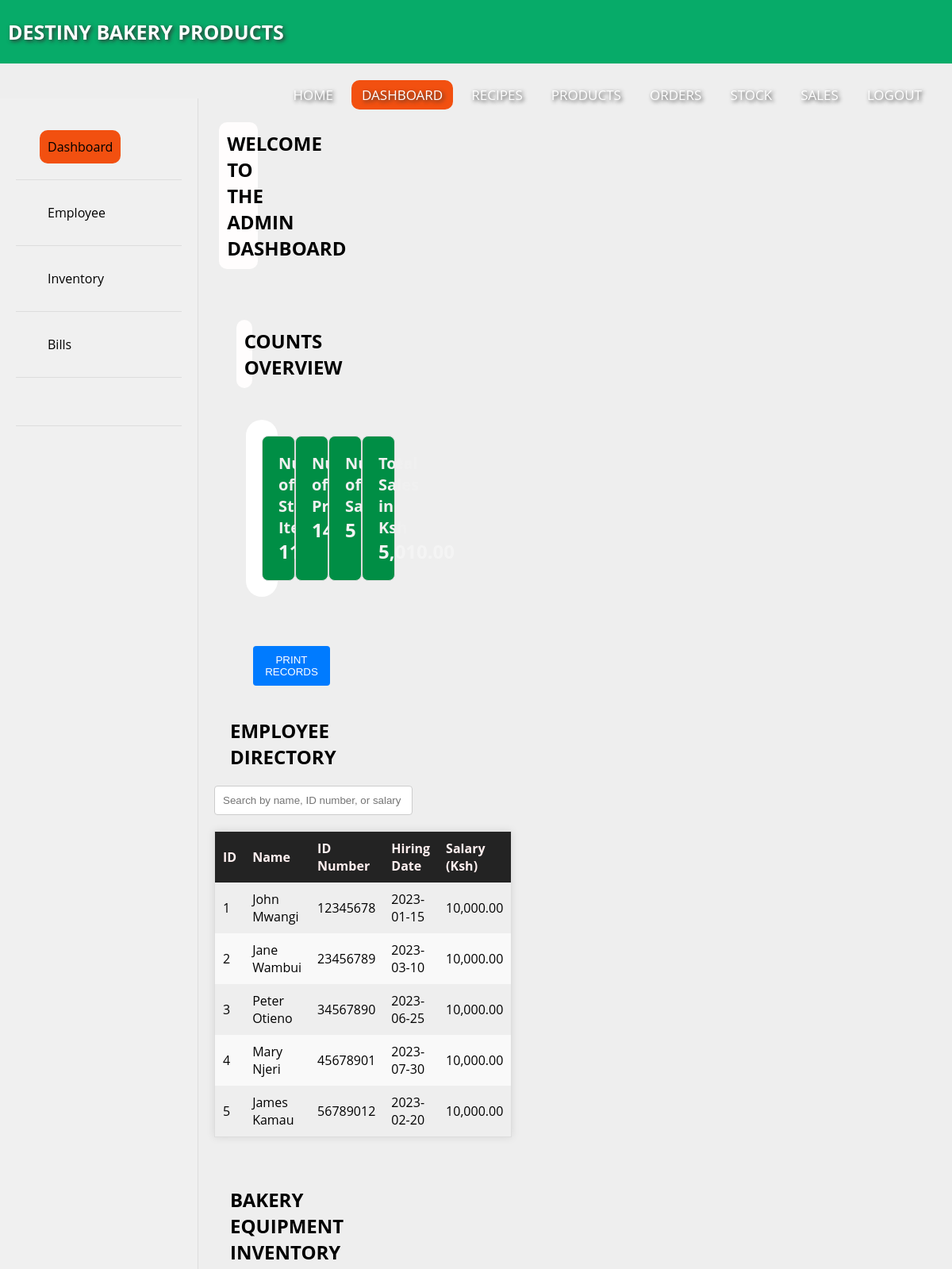
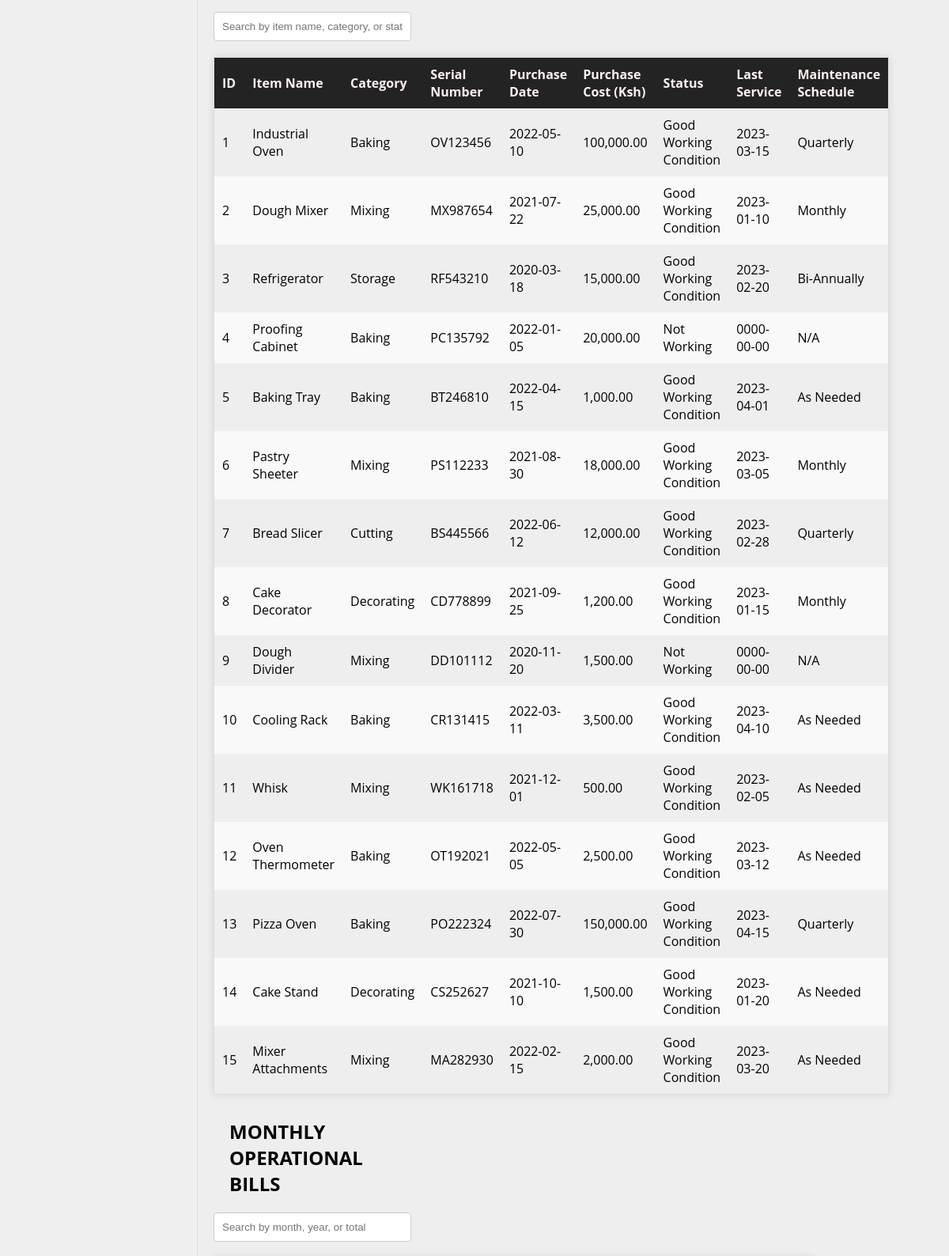
Screenshot of /admin_dashboard.php (signed in, upper part) with the database file from the repository (2 pictures, top to bottom).
### tables this page shows
CREATE TABLE `employees` (
  `id` int(11) NOT NULL,
  `name` varchar(100) NOT NULL,
  `id_number` varchar(50) NOT NULL,
  `hiring_date` date NOT NULL,
  `salary` decimal(10,2) NOT NULL
);

CREATE TABLE `bakery_equipment_inventory` (
  `id` int(11) NOT NULL,
  `item_name` varchar(255) NOT NULL,
  `category` varchar(100) NOT NULL,
  `serial_no` varchar(100) DEFAULT NULL,
  `purchase_date` date NOT NULL,
  `status` enum('Good Working Condition','Not Working') NOT NULL,
  `last_service` date DEFAULT NULL,
  `maintenance_schedule` varchar(255) DEFAULT NULL,
  `purchase_cost` decimal(10,2) DEFAULT NULL
);

### admin_dashboard.php (the view, shortened to what this page needs)
<?php
@include 'config.php';
function getCount($table) {
    global $conn;
    $query = "SELECT COUNT(*) as count FROM $table";
    $result = mysqli_query($conn, $query);
    $row = mysqli_fetch_assoc($result);
    return $row['count'];
}
$stockCount = getCount('stock');
$productCount = getCount('bakery_products');
$salesCount = getCount('sales');
$total_sales_stmt = mysqli_query($conn, "SELECT SUM(total_sale) AS total_sales FROM sales");
$total_sales_row = mysqli_fetch_assoc($total_sales_stmt);
$total_sales_amount = $total_sales_row['total_sales'] ? $total_sales_row['total_sales'] : 0;
$sql = "SELECT id, name, id_number, hiring_date, salary FROM employees";
$result = mysqli_query($conn, $sql);
$sqlEquipment = "SELECT * FROM bakery_equipment_inventory";
$resultEquipment = mysqli_query($conn, $sqlEquipment);
?>
<!DOCTYPE html>
<html lang="en">
<head>
    <link rel="stylesheet" href="style.css">
</head>
<body>
    <nav>
        <label class="logo">DESTINY BAKERY PRODUCTS</label>
        <ul>
            <li><a href="index.html">Home</a></li>
            <li><a class="active" href="admin_dashboard.php">DASHBOARD</a></li>
            <li><a href="recipes.php">RECIPES</a></li>
            <li><a href="products.php">PRODUCTS</a></li>
            <li><a href="orders.php">ORDERS</a></li>
            <li><a href="stock.php">STOCK</a></li>
            <li><a href="sales.php">SALES</a></li>
            <li><a href="logout.php">LOGOUT</a></li>
        </ul>
    </nav>
    <br>
    <br>
    <div class="dashboard">
        <div class="sidebar">
            <ul>
                <li><a class="active" href="admin_dashboard.php">Dashboard</a></li>
                <li><a href="#employee">Employee</a></li>
                <li><a href="#equipment">Inventory</a></li>
                <li><a href="#operational-bills">Bills</a>
                <li>
            </ul>
        </div>
        <div class="main-content">
            <h2 class="wlc">WELCOME TO THE ADMIN DASHBOARD
                <br>
            </h2>
            <br><br>
            <h2 class="counts">Counts Overview</h2>
            <div class="dashboard-stats">
                <div class="stat-item">
                    <h3>Number of Stock Items</h3>
                    <p><?php echo $stockCount; ?></p>
                </div>
                <div class="stat-item">
                    <h3>Number of Products</h3>
                    <p><?php echo $productCount; ?></p>
                </div>
                <div class="stat-item">
                    <h3>Number of Sales</h3>
                    <p><?php echo $salesCount; ?></p>
                </div>
                <div class="stat-item">
                    <h3>Total Sales in Ksh</h3>
                    <p><?php echo number_format($total_sales_amount, 2); ?></p>
                </div>
            </div>
            <br>
            <div class="rpt">
                <button class="print-btn" onclick="printrecords()">Print Records</button>
            </div>
            <section id="employee">
                <h2 class="h2title">Employee Directory</h2>
                <div class="search-container">
                    <input type="text" id="employeeSearch" placeholder="Search by name, ID number, or salary"
                        onkeyup="searchEmployees()">
                </div>
                <table id="employeeTable">
                    <thead>
                        <tr>
                            <th>ID</th>
                            <th>Name</th>
                            <th>ID Number</th>
                            <th>Hiring Date
                            <th>Salary (Ksh)</th>
                        </tr>
                    </thead>
                    <tbody>
                        <?php
            if (mysqli_num_rows($result) > 0) {
                while($row = mysqli_fetch_assoc($result)) {
                    echo "<tr>";
                    echo "<td>" . $row["id"] . "</td>";
                    echo "<td>" . $row["name"] . "</td>";
                    echo "<td>" . $row["id_number"] . "</td>";
                    echo "<td>" . $row["hiring_date"] . "</td>";
                    echo "<td>" . number_format($row["salary"], 2) . "</td>";
                    echo "</tr>";
                }
            } else {
                echo "<tr><td colspan='5'>No employees found.</td></tr>";
            }
            ?>
                    </tbody>
                </table>
            </section>
            <br>
            <section id="equipment">
                <h2 class="h2title">Bakery Equipment Inventory</h2>
                <div class="search-container">
                    <input type="text" id="equipmentSearch" placeholder="Search by item name, category, or status"
                        onkeyup="searchEquipment()">
                </div>
                <table id="equipmentTable">
                    <thead>
                        <tr>
                            <th>ID</th>
                            <th>Item Name</th>
                            <th>Category</th>
                            <th>Serial Number</th>
                            <th>Purchase Date</th>
                            <th>Purchase Cost (Ksh)</th>
                            <th>Status</th>
                            <th>Last Service</th>
                            <th>Maintenance Schedule</th>
                        </tr>
                    </thead>
                    <tbody>
                        <?php
            if (mysqli_num_rows($resultEquipment) > 0) {
                while($row = mysqli_fetch_assoc($resultEquipment)) {
                    echo "<tr>";
                    echo "<td>" . $row["id"] . "</td>";
                    echo "<td>" . $row["item_name"] . "</td>";
                    echo "<td>" . $row["category"] . "</td>";
                    echo "<td>" . $row["serial_no"] . "</td>";
                    echo "<td>" . $row["purchase_date"] . "</td>";                    echo "<td>" . number_format($row["purchase_cost"], 2) . "</td>";
                    echo "<td>" . $row["status"] . "</td>";
                    echo "<td>" . $row["last_service"] . "</td>";
                    echo "<td>" . $row["maintenance_schedule"] . "</td>";
                    echo "</tr>";
                }
            } else {
                echo "<tr><td colspan='9'>No equipment found.</td></tr>";
            }
            ?>
                    </tbody>
                </table>
            </section>
            <section id="operational-bills">
                <h2 class="h2title">Monthly Operational Bills</h2>
                <div class="search-container">
                    <input type="text" id="billsSearch" placeholder="Search by month, year, or total"
                        onkeyup="searchBills()">
                </div>
            </section>
        </div>
    </div>
</body>
</html>

### style.css (style rules this page uses)
* { padding: 0; margin: 0; text-decoration: none; list-style: none; box-sizing: border-box; }
body { overflow-x: hidden; font-family: "Open Sans", sans-serif; background: #eee; }
nav { background: #07ab69; height: 80px; width: 100%; }
label.logo { color: white; font-size: 25px; line-height: 80px; padding: 0 100px; font-weight: bold; padding-left: 10px; padding-right: 0px; text-shadow: 2px 2px 5px #333; }
nav ul { float: right; margin-right: 20px; }
nav ul li { display: inline-block; float: left; line-height: 80px; margin: 0 5px; text-shadow: 2px 2px 5px #333; }
nav ul li a { color: white; font-size: 17px; padding: 7px 13px; border-radius: 10px; text-transform: uppercase; }
a.active, a:hover { background: #f25010; transition: 0.5s; border-radius: 10px; }
.h2title { text-align: center; margin: 10px; padding: 10px; text-transform: uppercase; }
table { border-collapse: collapse; width: 80%; margin: 20px auto; border: 1px solid #ddd; box-shadow: 0 0 10px rgba(0, 0, 0, 0.1); }
th, td { padding: 10px; text-align: left; }
th { background-color: #232323; font-weight: bold; color: #fff0f0; }
tr:nth-child(even) { background-color: #f9f9f9; }
.dashboard-stats { display: flex; justify-content: space-around; margin: 40px; border-radius: 20px; background: #ffffff; padding: 20px; border-color: #000000; }
.stat-item { background-color: #008e45; border: 1px solid #ddd; border-radius: 8px; padding: 20px; text-align: center; width: 20%; width: 20%; }
.stat-item h3 { margin: 0; font-size: 20px; color: #f0f0f0; }
.stat-item p { font-size: 24px; font-weight: bold; color: #f4f4f4; }
.dashboard { display: flex; flex-wrap: wrap; justify-content: center; }
.sidebar { width: 250px; background-color: #f0f0f0; padding: 20px; border-right: 1px solid #ddd; }
.sidebar ul { list-style: none; padding: 0; margin: 0; }
.sidebar li { padding: 30px; border-bottom: 1px solid #ddd; }
.sidebar li a { text-decoration: none; color: #000000; padding: 10px; }
.main-content { width: calc(100% - 250px); padding: 20px; }
.total ,h3 { margin: 0%; font-size: 20px; color: #f0f0f0; }
.search-container { text-align: right; margin-bottom: 20px; margin-right: 10%; }
.search-container input[type="text"] { padding: 10px; width: 250px; border: 1px solid #ccc; border-radius: 4px; }
.print-btn { padding: 10px 15px; border: none; border-radius: 4px; background-color: #007BFF; color: white; cursor: pointer; margin-bottom: 20px; text-transform: uppercase; margin-left: 80%; }
.wlc { text-align: center; margin: 10px; padding: 10px; text-transform: uppercase; background: rgb(255, 253, 253); border-radius: 10px; margin-left: 10%; margin-right: 10%; }
.counts { text-align: center; margin: 10px; padding: 10px; text-transform: uppercase; background: rgb(255, 253, 253); border-radius: 10px; margin-left: 45%; margin-right: 45%; }

### rows the page displays
employees: id "1", name "John Mwangi", id_number "12345678", hiring_date "2023-01-15", salary "10,000.00"
employees: id "2", name "Jane Wambui", id_number "23456789", hiring_date "2023-03-10", salary "10,000.00"
employees: id "3", name "Peter Otieno", id_number "34567890", hiring_date "2023-06-25", salary "10,000.00"
employees: id "4", name "Mary Njeri", id_number "45678901", hiring_date "2023-07-30", salary "10,000.00"
employees: id "5", name "James Kamau", id_number "56789012", hiring_date "2023-02-20", salary "10,000.00"
bakery_equipment_inventory: id "1", item_name "Industrial Oven", category "Baking", serial_no "OV123456", purchase_date "2022-05-10", purchase_cost "100,000.00", status "Good Working Condition", last_service "2023-03-15", maintenance_schedule "Quarterly"
bakery_equipment_inventory: id "2", item_name "Dough Mixer", category "Mixing", serial_no "MX987654", purchase_date "2021-07-22", purchase_cost "25,000.00", status "Good Working Condition", last_service "2023-01-10", maintenance_schedule "Monthly"
bakery_equipment_inventory: id "3", item_name "Refrigerator", category "Storage", serial_no "RF543210", purchase_date "2020-03-18", purchase_cost "15,000.00", status "Good Working Condition", last_service "2023-02-20", maintenance_schedule "Bi-Annually"
bakery_equipment_inventory: id "4", item_name "Proofing Cabinet", category "Baking", serial_no "PC135792", purchase_date "2022-01-05", purchase_cost "20,000.00", status "Not Working", last_service "0000-00-00", maintenance_schedule "N/A"
bakery_equipment_inventory: id "5", item_name "Baking Tray", category "Baking", serial_no "BT246810", purchase_date "2022-04-15", purchase_cost "1,000.00", status "Good Working Condition", last_service "2023-04-01", maintenance_schedule "As Needed"
bakery_equipment_inventory: id "6", item_name "Pastry Sheeter", category "Mixing", serial_no "PS112233", purchase_date "2021-08-30", purchase_cost "18,000.00", status "Good Working Condition", last_service "2023-03-05", maintenance_schedule "Monthly"
bakery_equipment_inventory: id "7", item_name "Bread Slicer", category "Cutting", serial_no "BS445566", purchase_date "2022-06-12", purchase_cost "12,000.00", status "Good Working Condition", last_service "2023-02-28", maintenance_schedule "Quarterly"
bakery_equipment_inventory: id "8", item_name "Cake Decorator", category "Decorating", serial_no "CD778899", purchase_date "2021-09-25", purchase_cost "1,200.00", status "Good Working Condition", last_service "2023-01-15", maintenance_schedule "Monthly"
bakery_equipment_inventory: id "9", item_name "Dough Divider", category "Mixing", serial_no "DD101112", purchase_date "2020-11-20", purchase_cost "1,500.00", status "Not Working", last_service "0000-00-00", maintenance_schedule "N/A"
bakery_equipment_inventory: id "10", item_name "Cooling Rack", category "Baking", serial_no "CR131415", purchase_date "2022-03-11", purchase_cost "3,500.00", status "Good Working Condition", last_service "2023-04-10", maintenance_schedule "As Needed"
bakery_equipment_inventory: id "11", item_name "Whisk", category "Mixing", serial_no "WK161718", purchase_date "2021-12-01", purchase_cost "500.00", status "Good Working Condition", last_service "2023-02-05", maintenance_schedule "As Needed"
bakery_equipment_inventory: id "12", item_name "Oven Thermometer", category "Baking", serial_no "OT192021", purchase_date "2022-05-05", purchase_cost "2,500.00", status "Good Working Condition", last_service "2023-03-12", maintenance_schedule "As Needed"
bakery_equipment_inventory: id "13", item_name "Pizza Oven", category "Baking", serial_no "PO222324", purchase_date "2022-07-30", purchase_cost "150,000.00", status "Good Working Condition", last_service "2023-04-15", maintenance_schedule "Quarterly"
bakery_equipment_inventory: id "14", item_name "Cake Stand", category "Decorating", serial_no "CS252627", purchase_date "2021-10-10", purchase_cost "1,500.00", status "Good Working Condition", last_service "2023-01-20", maintenance_schedule "As Needed"
bakery_equipment_inventory: id "15", item_name "Mixer Attachments", category "Mixing", serial_no "MA282930", purchase_date "2022-02-15", purchase_cost "2,000.00", status "Good Working Condition", last_service "2023-03-20", maintenance_schedule "As Needed"

### other values shown
$stockCount "11"
$productCount "14"
$salesCount "5"
$total_sales_amount "5,010.00"
